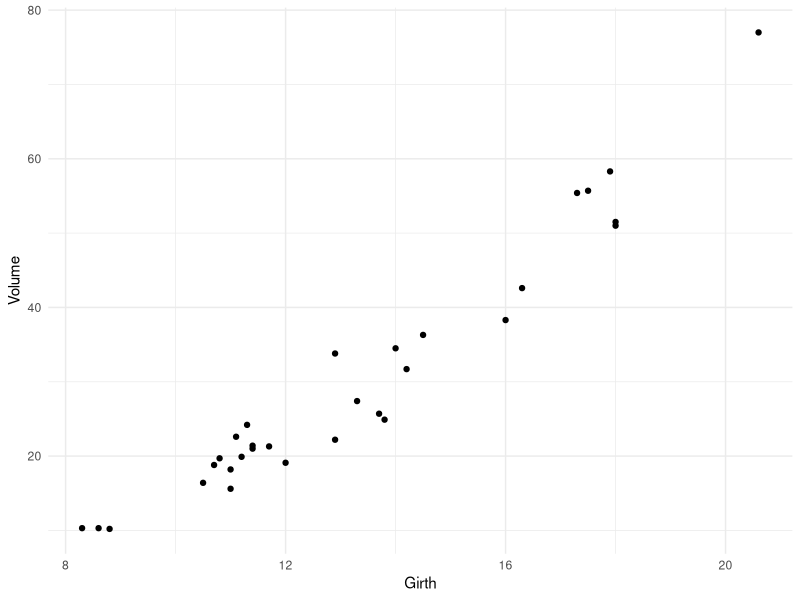
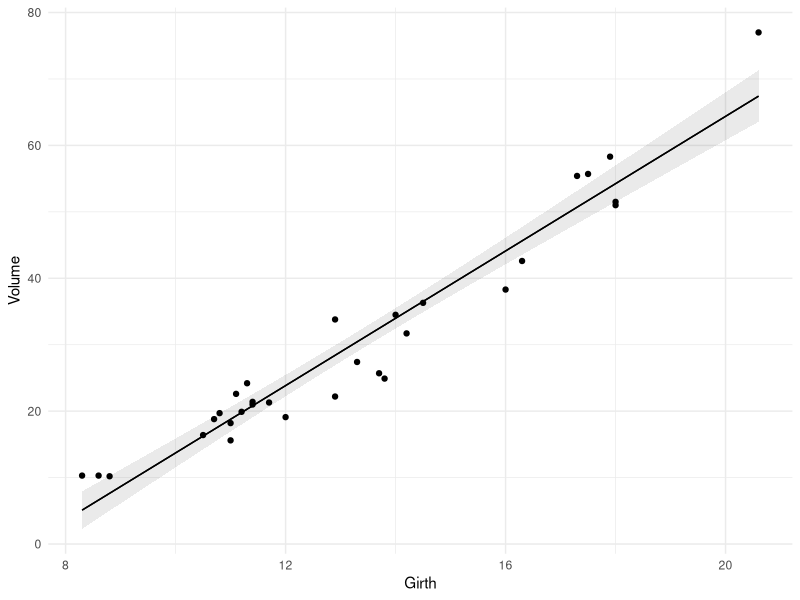
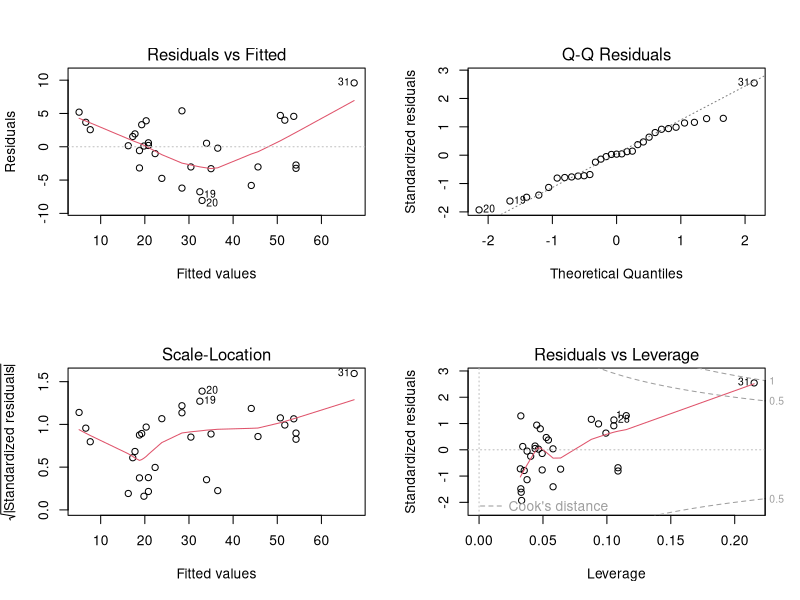

R code for these plots, in order:
## ---- chunk 1
#| label: setup
#| message: false
library(tidyverse)
library(broom)
library(marginaleffects)
## ---- chunk 2
sleep2 <- sleep |> rename(drug = group)
wide <- sleep2 |> pivot_wider(names_from = drug, values_from = extra, names_prefix = "drug")
wide$diff <- wide$drug2 - wide$drug1
## ---- chunk 3
t.test(wide$drug2, wide$drug1, paired = TRUE)
## ---- chunk 4
m_paired <- lm(diff ~ 1, data = wide)
tidy(m_paired, conf.int = TRUE)
## ---- chunk 5
pg <- PlantGrowth |> rename(treatment = group)
two <- pg |> filter(treatment %in% c("ctrl", "trt1")) |> droplevels()
## ---- chunk 6
t.test(weight ~ treatment, data = two, var.equal = TRUE)
## ---- chunk 7
m_two <- lm(weight ~ treatment, data = two)
tidy(m_two, conf.int = TRUE)
## ---- chunk 8
avg_predictions(m_two, by = "treatment")
## ---- chunk 9
avg_comparisons(m_two, variables = "treatment")
## ---- chunk 10
m_aov <- lm(weight ~ treatment, data = pg)
anova(m_aov)
summary(aov(weight ~ treatment, data = pg))
## ---- chunk 11
avg_comparisons(m_aov, variables = list(treatment = "pairwise"))
## ---- chunk 12
coef(m_aov)
hypotheses(m_aov, "(b2 + b3) / 2 = b1")
## ---- chunk 13
#| label: fig-scatter
#| fig-cap: "Tree volume vs. girth"
ggplot(trees, aes(Girth, Volume)) +
  geom_point() +
  theme_minimal()
## ---- chunk 14
cor.test(trees$Girth, trees$Volume)
## ---- chunk 15
m_trees <- lm(Volume ~ Girth, data = trees)
tidy(m_trees, conf.int = TRUE)
## ---- chunk 16
coef(lm(scale(Volume) ~ scale(Girth), data = trees))
cor(trees$Girth, trees$Volume)
## ---- chunk 17
coef(lm(rank(Volume) ~ rank(Girth), data = trees))[2]
cor(trees$Girth, trees$Volume, method = "spearman")
## ---- chunk 18
avg_slopes(m_trees, variables = "Girth")
## ---- chunk 19
predictions(m_trees, newdata = datagrid(Girth = c(10, 14, 18)))
## ---- chunk 20
#| label: fig-pred
#| fig-cap: "Model-predicted volume across girth, with 95% confidence band"
plot_predictions(m_trees, condition = "Girth") +
  geom_point(data = trees, aes(Girth, Volume)) +
  theme_minimal()
## ---- chunk 21
#| label: fig-diagnostics
#| fig-cap: "Regression diagnostics"
par(mfrow = c(2, 2))
plot(m_trees)
